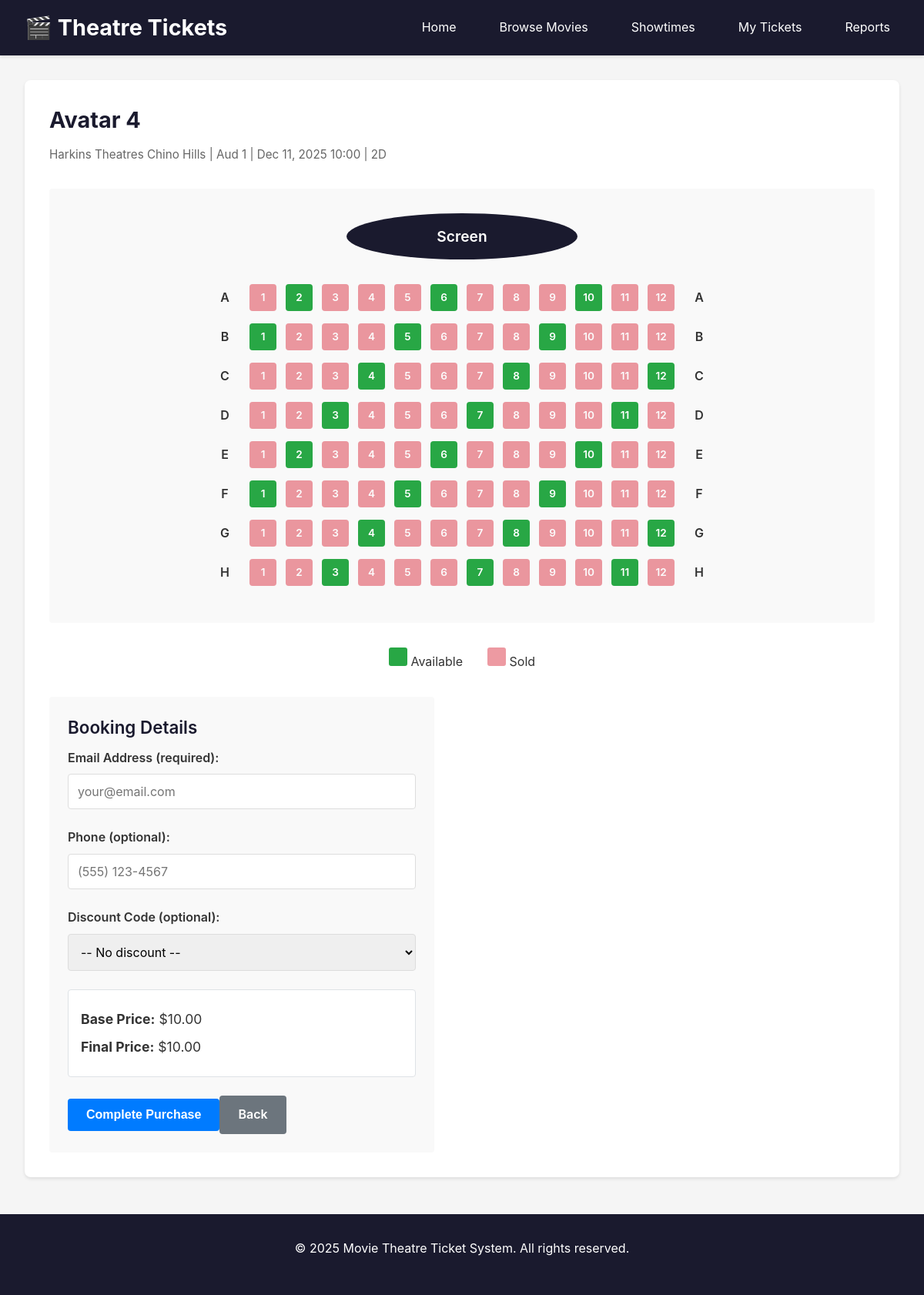
/public/seats.php?showtime_id=221, run on the app's committed database.
### tables this page shows
CREATE TABLE SHOWTIME (
        showtime_id   INT UNSIGNED AUTO_INCREMENT,
        movie_id      INT UNSIGNED NOT NULL,
        auditorium_id INT UNSIGNED NOT NULL,
        start_dt      DATETIME     NOT NULL,
        end_dt        DATETIME     NOT NULL,
        format        VARCHAR(20),
        language      VARCHAR(20),
        base_price    DECIMAL(8,2) NOT NULL,
        PRIMARY KEY (showtime_id),
        CONSTRAINT fk_showtime_movie
            FOREIGN KEY (movie_id)
            REFERENCES MOVIE(movie_id)
            ON DELETE RESTRICT
            ON UPDATE CASCADE,
        CONSTRAINT fk_showtime_auditorium
            FOREIGN KEY (auditorium_id)
            REFERENCES AUDITORIUM(auditorium_id)
            ON DELETE RESTRICT
            ON UPDATE CASCADE,
        CONSTRAINT chk_showtime_price
            CHECK (base_price >= 0),
        CONSTRAINT chk_showtime_time
            CHECK (end_dt > start_dt)
    );

CREATE TABLE MOVIE (
        movie_id     INT UNSIGNED AUTO_INCREMENT,
        title        VARCHAR(200) NOT NULL,
        mpaa_rating  VARCHAR(10)  NOT NULL,
        release_date DATE         NOT NULL,
        runtime_min  INT UNSIGNED NOT NULL,
        PRIMARY KEY (movie_id),
        CONSTRAINT chk_movie_runtime
            CHECK (runtime_min > 0)
    );

CREATE TABLE THEATRE (
        theatre_id INT UNSIGNED AUTO_INCREMENT,
        name       VARCHAR(100) NOT NULL,
        address    VARCHAR(255) NOT NULL,
        PRIMARY KEY (theatre_id)
    );

CREATE TABLE AUDITORIUM (
        auditorium_id INT UNSIGNED AUTO_INCREMENT,
        theatre_id    INT UNSIGNED NOT NULL,
        name_number   VARCHAR(50) NOT NULL,
        capacity      INT UNSIGNED NOT NULL,
        PRIMARY KEY (auditorium_id),
        CONSTRAINT fk_auditorium_theatre
            FOREIGN KEY (theatre_id)
            REFERENCES THEATRE(theatre_id)
            ON DELETE RESTRICT
            ON UPDATE CASCADE,
        CONSTRAINT chk_auditorium_capacity
            CHECK (capacity > 0)
    );

### includes/functions.php (called while the page is built, shortened)
<?php
function esc($str) {
    return htmlspecialchars($str, ENT_QUOTES, 'UTF-8');
}

### includes/config.php (called while the page is built)
<?php
return [
    'db' => [
        'host'   => 'localhost',
        'port'   => 3306,
        'user'   => 'root',
        'pass'   => '',
        'dbname' => 'theatre_db',
    ],
    'base_url' => 'http://localhost/project-partc/public',
];

### includes/db.php (called while the page is built, shortened)
<?php
$config = require __DIR__ . '/config.php';

### public/seats.php (the view, shortened to what this page needs)
<?php
require_once __DIR__ . '/../includes/header.php';
require_once __DIR__ . '/../includes/db.php';
$showtime_id = param('showtime_id', null, 'int');
$stmt = $pdo->prepare("
    SELECT s.showtime_id, s.start_dt, s.format, s.base_price,
           m.title, m.mpaa_rating,
           au.name_number, au.capacity,
           th.name as theatre_name
    FROM SHOWTIME s
    JOIN AUDITORIUM au ON au.auditorium_id = s.auditorium_id
    JOIN THEATRE th ON th.theatre_id = au.theatre_id
    JOIN MOVIE m ON m.movie_id = s.movie_id
    WHERE s.showtime_id = ?
");
$stmt->execute([$showtime_id]);
$showtime = $stmt->fetch();
echo '<div class="seats-page">';
echo '<h2>' . esc($showtime['title']) . '</h2>';
echo '<p class="showtime-details">';
echo esc($showtime['theatre_name']) . ' | ' . esc($showtime['name_number']) . ' | ';
echo esc(date('M d, Y H:i', strtotime($showtime['start_dt']))) . ' | ';
echo esc($showtime['format']) . '</p>';
$stmt = $pdo->prepare("
    SELECT se.showtime_id, se.row_label, se.seat_no, se.seat_type_id, st.label as seat_type,
           st.base_price as seat_price,
           CASE WHEN t.ticket_id IS NOT NULL THEN 1 ELSE 0 END as is_sold
    FROM SEAT se
    JOIN SEAT_TYPE st ON st.seat_type_id = se.seat_type_id
    LEFT JOIN TICKET t ON t.seat_showtime_id = se.showtime_id
        AND t.seat_row_label = se.row_label
        AND t.seat_no = se.seat_no
        AND t.state = 'PURCHASED'
    WHERE se.showtime_id = ?
    ORDER BY se.row_label, se.seat_no
");
$stmt->execute([$showtime_id]);
$seats = $stmt->fetchAll();
$rows = [];
foreach ($seats as $seat) {
    if (!isset($rows[$seat['row_label']])) {
        $rows[$seat['row_label']] = [];
    }
    $rows[$seat['row_label']][] = $seat;
}
echo '<form method="post" action="' . esc($config['base_url']) . '/purchase.php">';
echo '<div class="seat-map">';
echo '<div class="screen">Screen</div>';
foreach ($rows as $row_label => $row_seats) {
    echo '<div class="seat-row">';
    echo '<span class="row-label">' . esc($row_label) . '</span>';
    foreach ($row_seats as $seat) {
        $class = $seat['is_sold'] ? 'seat sold' : 'seat available';
        echo '<label class="' . $class . '">';
        echo '<span class="seat-number">' . esc($seat['seat_no']) . '</span>';
        echo '</label>';
    }
    echo '<span class="row-label">' . esc($row_label) . '</span>';
    echo '</div>';
}
echo '</div>';
echo '<div class="seat-legend">';
echo '<div><span class="legend-seat available"></span> Available</div>';
echo '<div><span class="legend-seat sold"></span> Sold</div>';
echo '</div>';
echo '<div class="purchase-form">';
echo '<h3>Booking Details</h3>';
echo '<div class="form-group">';
echo '<label for="email">Email Address (required):</label>';
echo '<input type="email" name="email" id="email" required placeholder="your@email.com">';
echo '</div>';
echo '<div class="form-group">';
echo '<label for="phone">Phone (optional):</label>';
echo '<input type="tel" name="phone" id="phone" placeholder="(555) 123-4567">';
echo '</div>';
echo '<div class="form-group">';
echo '<label for="discount_code">Discount Code (optional):</label>';
echo '<select name="discount_code" id="discount_code">';
echo '<option value="">-- No discount --</option>';
echo '</select>';
echo '</div>';
echo '<div class="price-summary">';
echo '<p><strong>Base Price:</strong> $' . number_format($showtime['base_price'], 2) . '</p>';
echo '<p id="final-price"><strong>Final Price:</strong> $' . number_format($showtime['base_price'], 2) . '</p>';
echo '</div>';
echo '<button type="submit" class="btn-primary">Complete Purchase</button>';
echo '<a href="' . esc($config['base_url']) . '/showtimes.php" class="btn-secondary">Back</a>';
echo '</div>';
echo '</form>';
echo '</div>';
require_once __DIR__ . '/../includes/footer.php';
?>

### assets/styles.css (style rules this page uses)
* { margin: 0; padding: 0; box-sizing: border-box; }
body { font-family: -apple-system, BlinkMacSystemFont, 'Segoe UI', Roboto, Oxygen, Ubuntu, Cantarell, sans-serif; line-height: 1.6; color: #333; background-color: #f5f5f5; }
h1, h2, h3, h4, h5, h6 { line-height: 1.4; margin-bottom: 0.75rem; }
h2 { font-size: 1.8rem; font-weight: 700; color: #1a1a2e; }
h3 { font-size: 1.4rem; font-weight: 600; color: #1a1a2e; }
p { margin-bottom: 1rem; }
a { transition: all 0.2s; }
.form-group { margin-bottom: 1.5rem; }
.form-group label { display: block; margin-bottom: 0.5rem; font-weight: 600; color: #333; }
.form-group input, .form-group select, .form-group textarea { width: 100%; padding: 0.75rem; border: 1px solid #ddd; border-radius: 4px; font-size: 1rem; font-family: inherit; }
.btn-primary, .btn-secondary, .btn-small, button { padding: 0.75rem 1.5rem; border: none; border-radius: 4px; cursor: pointer; font-size: 1rem; font-weight: 600; text-decoration: none; display: inline-block; transition: all 0.3s; }
.btn-primary { background-color: #007bff; color: white; }
.btn-secondary { background-color: #6c757d; color: white; }
.available { color: #28a745; }
.seats-page { background: white; padding: 2rem; border-radius: 8px; box-shadow: 0 2px 4px rgba(0, 0, 0, 0.1); }
.showtime-details { color: #666; margin-bottom: 2rem; font-size: 0.95rem; }
.seat-map { background-color: #f9f9f9; padding: 2rem; border-radius: 4px; margin-bottom: 2rem; }
.screen { text-align: center; padding: 1rem; background-color: #1a1a2e; color: white; border-radius: 50%; width: 300px; height: 60px; display: flex; align-items: center; justify-content: center; margin: 0 auto 2rem; font-size: 1.2rem; font-weight: 600; }
.seat-row { display: flex; gap: 0.75rem; margin-bottom: 1rem; align-items: center; justify-content: center; }
.row-label { width: 40px; text-align: center; font-weight: 600; color: #333; }
.seat { display: flex; align-items: center; justify-content: center; cursor: pointer; border: none; padding: 0; margin: 0; }
.seat.available { width: 35px; height: 35px; background-color: #28a745; color: white; border-radius: 4px; transition: all 0.3s; font-weight: 600; font-size: 0.85rem; }
.seat.sold { width: 35px; height: 35px; background-color: #dc3545; color: white; border-radius: 4px; cursor: not-allowed; opacity: 0.5; font-weight: 600; font-size: 0.85rem; }
.seat-number { pointer-events: none; }
.seat-legend { display: flex; gap: 2rem; margin-bottom: 2rem; justify-content: center; }
.legend-seat { display: inline-block; width: 24px; height: 24px; border-radius: 3px; }
.legend-seat.available { background-color: #28a745; }
.legend-seat.sold { background-color: #dc3545; opacity: 0.5; }
.purchase-form { background-color: #f9f9f9; padding: 1.5rem; border-radius: 4px; max-width: 500px; }
.price-summary { background: white; padding: 1rem; border-radius: 4px; margin: 1.5rem 0; border: 1px solid #dee2e6; }
.price-summary p { margin: 0.5rem 0; font-size: 1.1rem; }

### data on the page
showtime: movie.title "Avatar 4", theatre.name "Harkins Theatres Chino Hills", auditorium.name_number "Aud 1", start_dt "Dec 11, 2025 10:00", format "2D", base_price "10.00"

### other printed values
$row_label "A"
$seat['seat_no'] "1"
$seat['seat_no'] "2"
$seat['seat_no'] "3"
$seat['seat_no'] "4"
$seat['seat_no'] "5"
$seat['seat_no'] "6"
$seat['seat_no'] "7"
$seat['seat_no'] "8"
$seat['seat_no'] "9"
$seat['seat_no'] "10"
$seat['seat_no'] "11"
$seat['seat_no'] "12"
$row_label "B"
$row_label "C"
